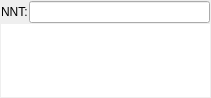
<?xml version="1.0" encoding="UTF-8"?>
<ui version="4.0">
 <class>Dialog</class>
 <widget class="QDialog" name="Dialog">
  <property name="windowModality">
   <enum>Qt::ApplicationModal</enum>
  </property>
  <property name="geometry">
   <rect>
    <x>0</x>
    <y>0</y>
    <width>211</width>
    <height>98</height>
   </rect>
  </property>
  <property name="sizePolicy">
   <sizepolicy hsizetype="Maximum" vsizetype="Maximum">
    <horstretch>0</horstretch>
    <verstretch>0</verstretch>
   </sizepolicy>
  </property>
  <property name="windowTitle">
   <string>NNT</string>
  </property>
  <property name="toolTip">
   <string>Start Entering your notes or NNT-Commands</string>
  </property>
  <layout class="QVBoxLayout" name="verticalLayout">
   <property name="spacing">
    <number>1</number>
   </property>
   <property name="sizeConstraint">
    <enum>QLayout::SetMinAndMaxSize</enum>
   </property>
   <property name="leftMargin">
    <number>1</number>
   </property>
   <property name="topMargin">
    <number>1</number>
   </property>
   <property name="rightMargin">
    <number>1</number>
   </property>
   <property name="bottomMargin">
    <number>1</number>
   </property>
   <item>
    <layout class="QHBoxLayout" name="horizontalLayout_2">
     <item>
      <widget class="QLabel" name="noteLabel">
       <property name="text">
        <string>NNT:</string>
       </property>
      </widget>
     </item>
     <item>
      <widget class="QLineEdit" name="noteLineEdit">
       <property name="frame">
        <bool>true</bool>
       </property>
      </widget>
     </item>
    </layout>
   </item>
   <item>
    <widget class="QListWidget" name="noteListWidget">
     <property name="frameShape">
      <enum>QFrame::NoFrame</enum>
     </property>
     <property name="frameShadow">
      <enum>QFrame::Plain</enum>
     </property>
     <property name="horizontalScrollBarPolicy">
      <enum>Qt::ScrollBarAlwaysOff</enum>
     </property>
     <property name="showDropIndicator" stdset="0">
      <bool>false</bool>
     </property>
    </widget>
   </item>
  </layout>
 </widget>
 <resources/>
 <connections/>
</ui>
